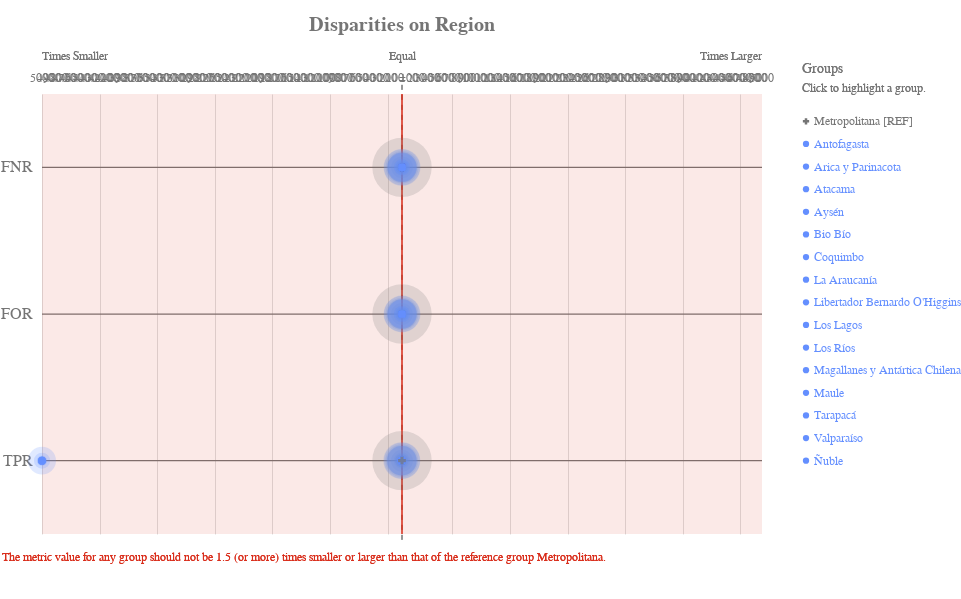

Notebook code cell kept with this figure:
### Code cell
ap.disparity(grupo_definido, metrics, 'region', fairness_threshold = disparity_tolerance)
